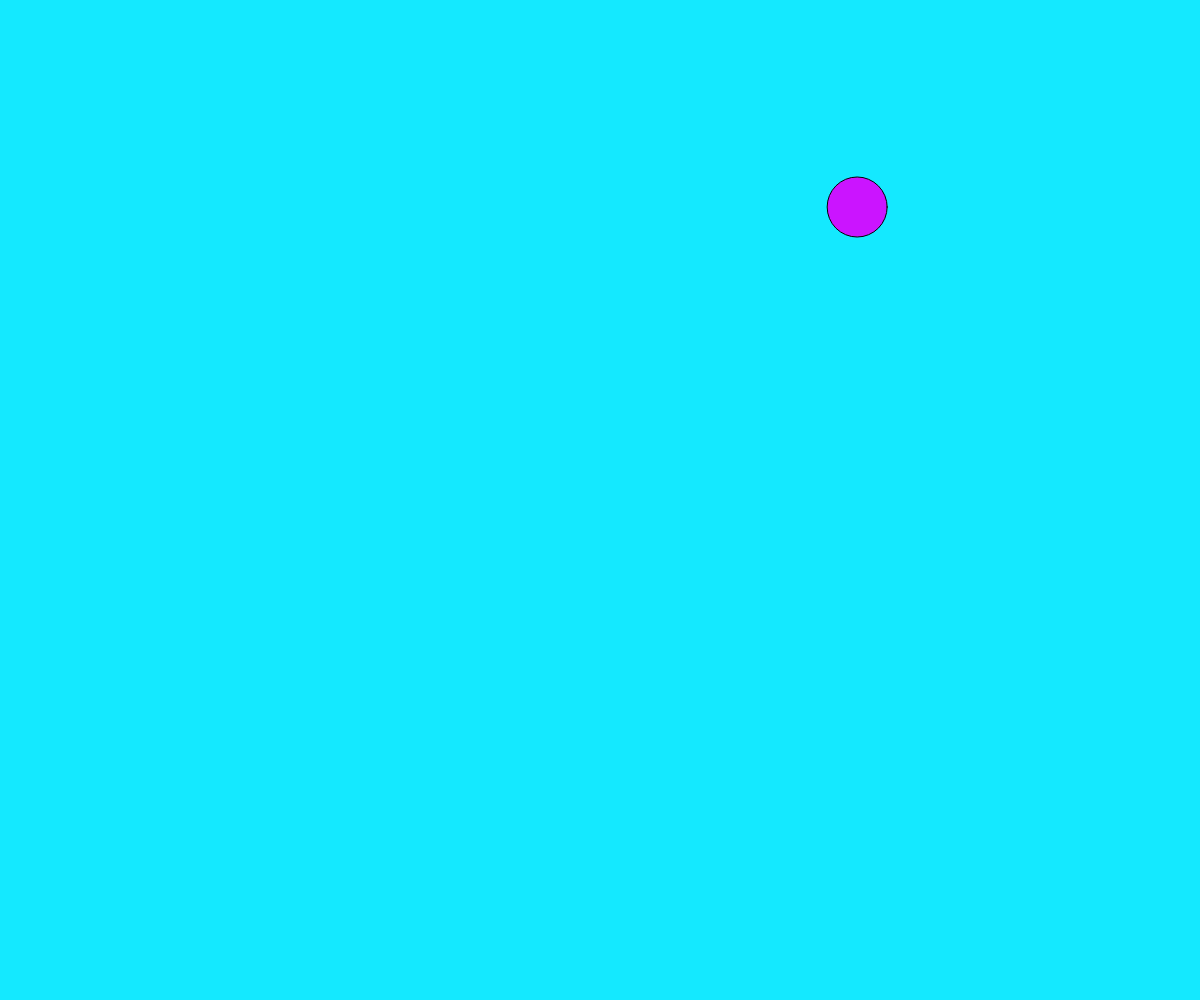
Frame 1 (no input)
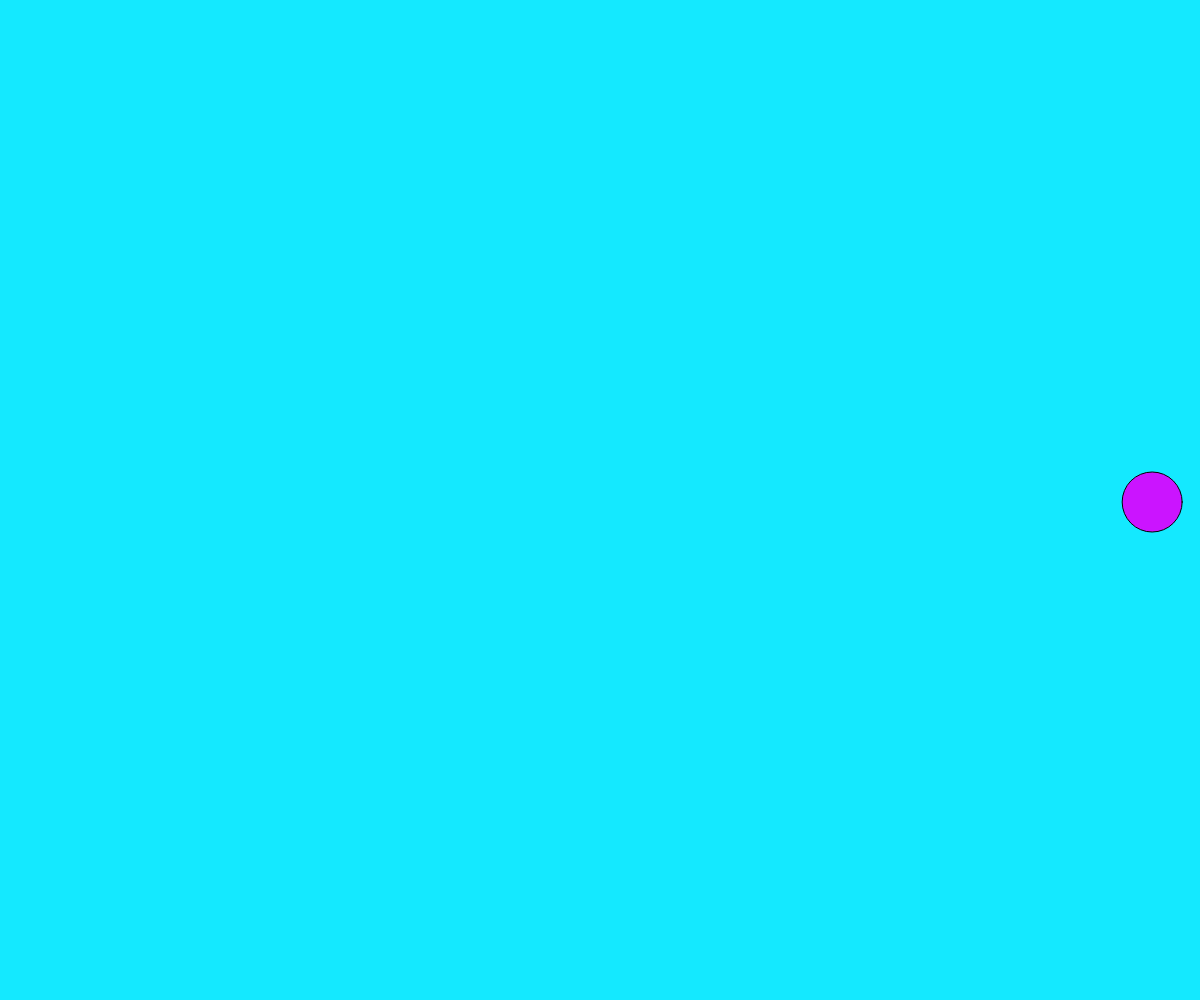
Frame 60 (no input)
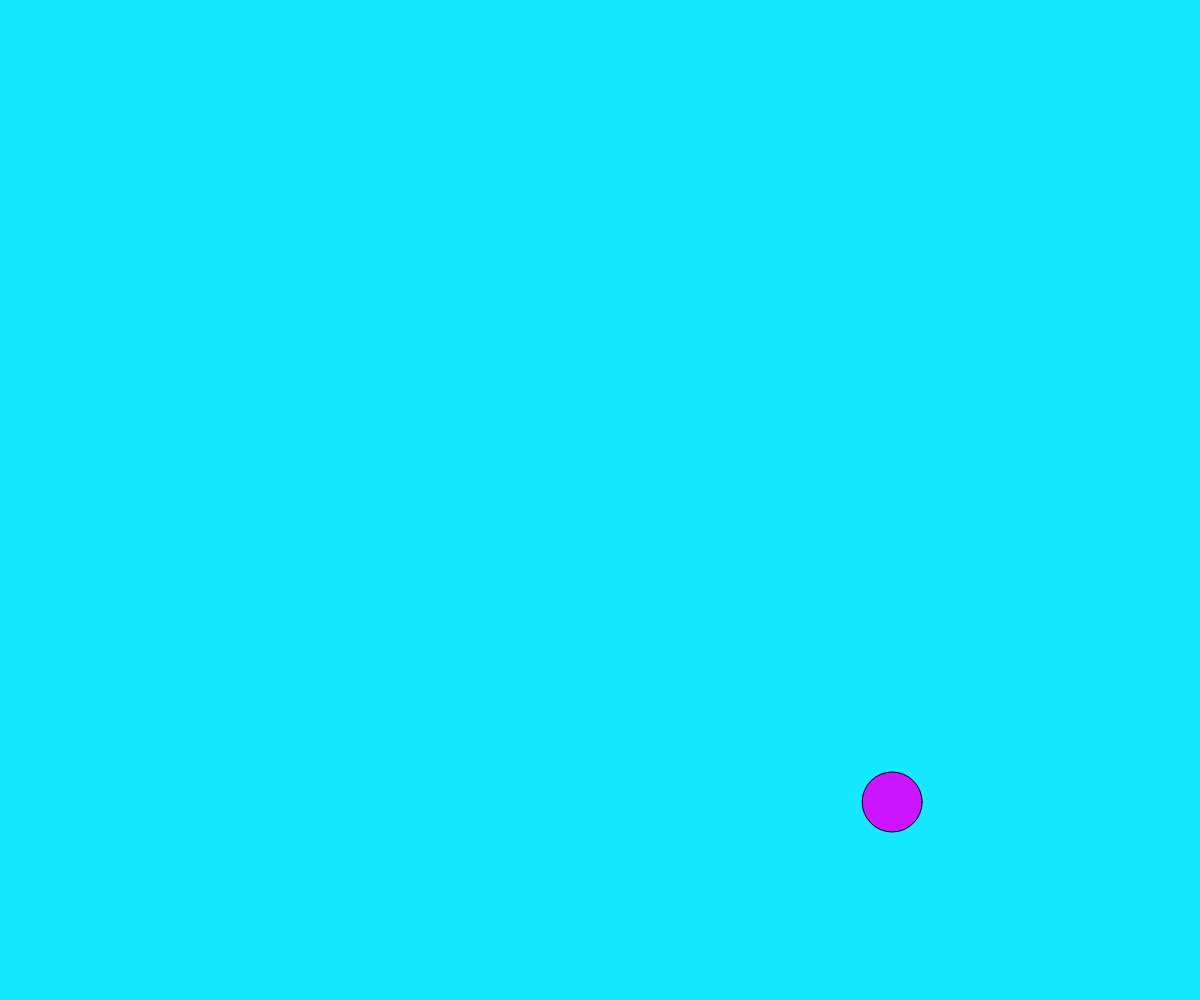
Frame 120 (the mouse pressed at the canvas centre since frame 60)

The p5.js sketch that drew these frames (run headless with seeded random() and noise() and a simulated clock; from frame 60 on, the mouse is pressed at the canvas centre):

// p5.js sketch
// ── sketch.js
var obj = {};
        var xSize = 5;
        var ySize = 5;
        function setup() {
            frameRate(40);
            createCanvas(windowWidth, windowHeight);
            obj = {
                x: random(width),
                y: random(height),
                r: 30
            }
        }

        function draw() {
            background(20,233,255);
            fill(203,20,255);
            ellipse(obj.x, obj.y, obj.r * 2);
            obj.x += xSize;
            obj.y += ySize;
            if (obj.x < 30 || obj.x > width - 30) {
                xSize = -xSize;
            }
            if (obj.y < 30 || obj.y > height - 30) {
                ySize = -ySize;
            }
        }


        function mousePressed() {
            var dis = dist(obj.x, obj.y, mouseX, mouseY);
            if (dis < 30) {
                obj.x = random(width);
                obj.y = random(height);
            }
        }
